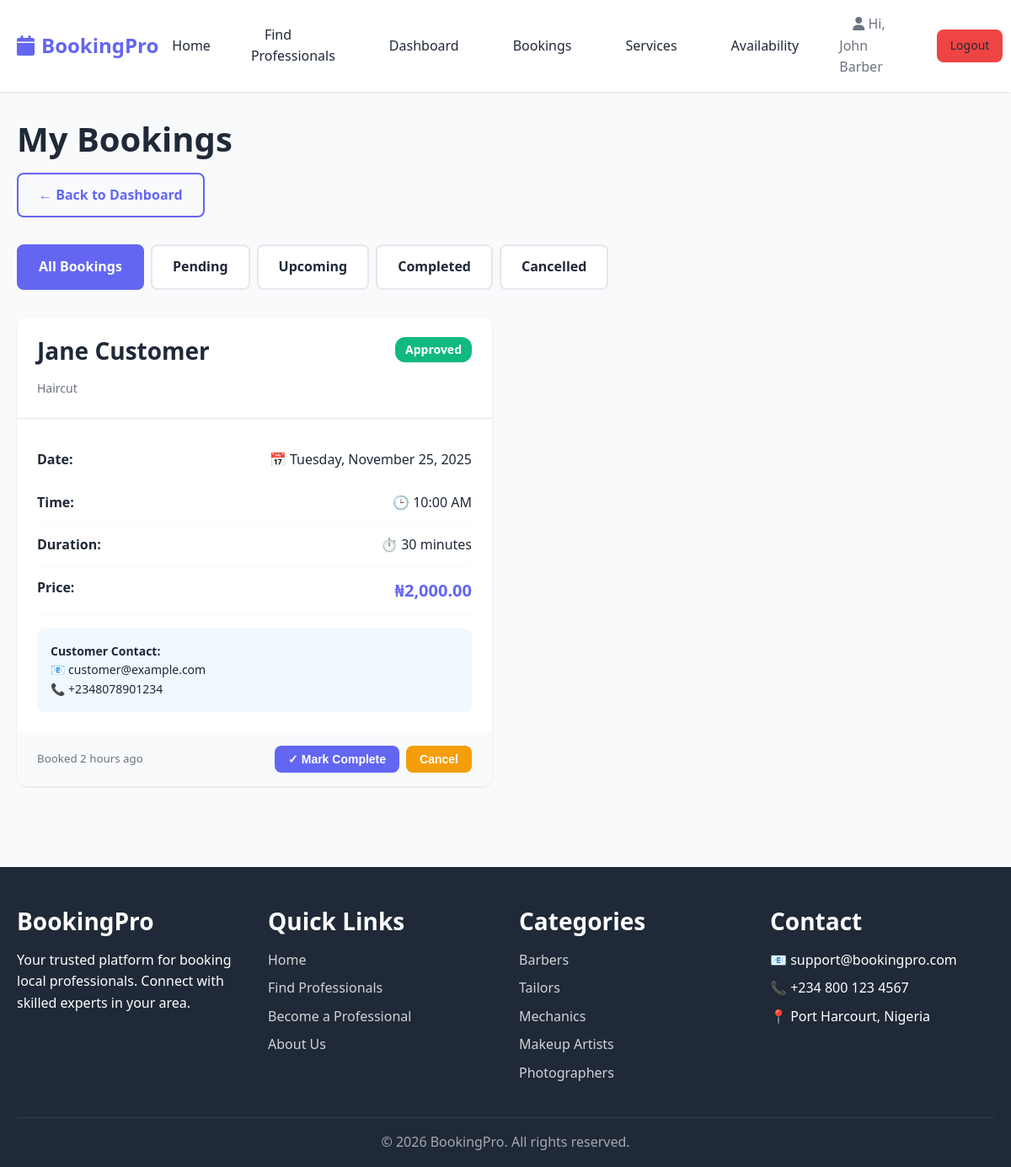
Screenshot of /professional/bookings.php (signed in) with the database file from the repository.
### tables this page shows
CREATE TABLE bookings (
    id INT AUTO_INCREMENT PRIMARY KEY,
    customer_id INT NOT NULL,
    professional_id INT NOT NULL,
    service_id INT NOT NULL,
    booking_date DATE NOT NULL,
    booking_time TIME NOT NULL,
    status ENUM('pending', 'approved', 'cancelled', 'completed') DEFAULT 'pending',
    notes TEXT,
    created_at TIMESTAMP DEFAULT CURRENT_TIMESTAMP,
    updated_at TIMESTAMP DEFAULT CURRENT_TIMESTAMP ON UPDATE CURRENT_TIMESTAMP,
    FOREIGN KEY (customer_id) REFERENCES users(id) ON DELETE CASCADE,
    FOREIGN KEY (professional_id) REFERENCES professionals(id) ON DELETE CASCADE,
    FOREIGN KEY (service_id) REFERENCES services(id) ON DELETE CASCADE
);

CREATE TABLE users (
    id INT AUTO_INCREMENT PRIMARY KEY,
    name VARCHAR(100) NOT NULL,
    email VARCHAR(100) UNIQUE NOT NULL,
    password VARCHAR(255) NOT NULL,
    role ENUM('customer', 'professional', 'admin') NOT NULL,
    phone VARCHAR(20),
    status ENUM('active', 'suspended', 'pending') DEFAULT 'active',
    created_at TIMESTAMP DEFAULT CURRENT_TIMESTAMP
);

CREATE TABLE services (
    id INT AUTO_INCREMENT PRIMARY KEY,
    professional_id INT NOT NULL,
    name VARCHAR(100) NOT NULL,
    price DECIMAL(10,2) NOT NULL,
    duration INT NOT NULL COMMENT 'Duration in minutes',
    description TEXT,
    active BOOLEAN DEFAULT TRUE,
    created_at TIMESTAMP DEFAULT CURRENT_TIMESTAMP,
    FOREIGN KEY (professional_id) REFERENCES professionals(id) ON DELETE CASCADE
);

### includes/functions.php (called while the page is built, shortened)
<?php
function formatCurrency($amount) {
    return '₦' . number_format($amount, 2);
}
function timeAgo($timestamp) {
    $time = strtotime($timestamp);
    $diff = time() - $time;
    if ($diff < 86400) return floor($diff / 3600) . ' hours ago';
    return date('M j, Y', $time);
}
?>

### professional/bookings.php (the view, shortened to what this page needs)
<?php
require_once '../includes/functions.php';
$professionalId = $_SESSION['professional_id'];
$statusFilter = $_GET['status'] ?? 'all';
$query = "SELECT b.*,
          u.name as customer_name,
          u.email as customer_email,
          u.phone as customer_phone,
          s.name as service_name,
          s.price,
          s.duration
          FROM bookings b
          JOIN users u ON b.customer_id = u.id
          JOIN services s ON b.service_id = s.id
          WHERE b.professional_id = ?";
$params = [$professionalId];
$query .= " ORDER BY b.booking_date DESC, b.booking_time DESC";
$stmt = $conn->prepare($query);
$stmt->execute($params);
$bookings = $stmt->fetchAll();
include '../includes/header.php';
include '../includes/navbar.php';
?>
<div class="dashboard">
    <div class="container">
        <div class="dashboard-header">
            <h1>My Bookings</h1>
            <a href="dashboard.php" class="btn btn-outline">← Back to Dashboard</a>
        </div>
        <div class="filter-tabs">
            <a href="?status=all" class="filter-tab <?php echo $statusFilter === 'all' ? 'active' : ''; ?>">
                All Bookings
            </a>
            <a href="?status=pending" class="filter-tab <?php echo $statusFilter === 'pending' ? 'active' : ''; ?>">
                Pending
            </a>
            <a href="?status=approved" class="filter-tab <?php echo $statusFilter === 'approved' ? 'active' : ''; ?>">
                Upcoming
            </a>
            <a href="?status=completed" class="filter-tab <?php echo $statusFilter === 'completed' ? 'active' : ''; ?>">
                Completed
            </a>
            <a href="?status=cancelled" class="filter-tab <?php echo $statusFilter === 'cancelled' ? 'active' : ''; ?>">
                Cancelled
            </a>
        </div>
        <?php if (count($bookings) > 0): ?>
            <div class="bookings-grid">
                <?php foreach ($bookings as $booking): ?>
                    <div class="booking-card">
                        <div class="booking-header">
                            <div>
                                <h3><?php echo htmlspecialchars($booking['customer_name']); ?></h3>
                                <p style="color: var(--gray-color); font-size: 0.875rem; margin-top: 0.25rem;">
                                    <?php echo htmlspecialchars($booking['service_name']); ?>
                                </p>
                            </div>
                            <span class="badge badge-<?php
                                echo match($booking['status']) {
                                    'pending' => 'warning',
                                    'approved' => 'success',
                                    'cancelled' => 'danger',
                                    'completed' => 'secondary',
                                    default => 'secondary'
                                };
                            ?>">
                                <?php echo ucfirst($booking['status']); ?>
                            </span>
                        </div>
                        <div class="booking-body">
                            <div class="booking-detail">
                                <strong>Date:</strong>
                                <span>📅 <?php echo date('l, F j, Y', strtotime($booking['booking_date'])); ?></span>
                            </div>
                            <div class="booking-detail">
                                <strong>Time:</strong>
                                <span>🕒 <?php echo date('h:i A', strtotime($booking['booking_time'])); ?></span>
                            </div>
                            <div class="booking-detail">
                                <strong>Duration:</strong>
                                <span>⏱️ <?php echo $booking['duration']; ?> minutes</span>
                            </div>
                            <div class="booking-detail">
                                <strong>Price:</strong>
                                <span class="booking-price"><?php echo formatCurrency($booking['price']); ?></span>
                            </div>
                            <div class="booking-contact">
                                <strong>Customer Contact:</strong><br>
                                📧 <?php echo htmlspecialchars($booking['customer_email']); ?><br>
                                📞 <?php echo htmlspecialchars($booking['customer_phone']); ?>
                            </div>
                        </div>
                        <div class="booking-footer">
                            <small style="color: var(--gray-color);">
                                Booked <?php echo timeAgo($booking['created_at']); ?>
                            </small>
                            <div style="display: flex; gap: 0.5rem; flex-wrap: wrap;">
                                <?php if ($booking['status'] === 'approved'): ?>
                                    <form method="POST" style="display: inline;">
                                        <button type="submit" class="btn btn-primary btn-sm">
                                            ✓ Mark Complete
                                        </button>
                                    </form>
                                    <form method="POST" style="display: inline;"
                                          onsubmit="return confirm('Cancel this booking?');">
                                        <button type="submit" class="btn btn-warning btn-sm">
                                            Cancel
                                        </button>
                                    </form>
                                <?php endif; ?>
                            </div>
                        </div>
                    </div>
                <?php endforeach; ?>
            </div>
        <?php endif; ?>
    </div>
</div>
<?php include '../includes/footer.php'; ?>

### assets/css/style.css (style rules this page uses)
:root { --primary-color: #6366f1; --secondary-color: #8b5cf6; --success-color: #10b981; --danger-color: #ef4444; --warning-color: #f59e0b; --dark-color: #1f2937; --light-color: #f9fafb; --gray-color: #6b7280; --border-color: #e5e7eb; --shadow: 0 1px 3px 0 rgba(0, 0, 0, 0.1); --shadow-lg: 0 10px 15px -3px rgba(0, 0, 0, 0.1); --transition: all 0.3s ease; }
* { margin: 0; padding: 0; box-sizing: border-box; }
body { font-family: 'Segoe UI', Tahoma, Geneva, Verdana, sans-serif; line-height: 1.6; color: var(--dark-color); background-color: var(--light-color); }
h1, h2, h3, h4, h5, h6 { font-weight: 700; line-height: 1.2; margin-bottom: 1rem; color: var(--dark-color); }
h1 { font-size: 2.5rem; }
h3 { font-size: 1.75rem; }
a { text-decoration: none; color: var(--primary-color); transition: var(--transition); }
.container { max-width: 1200px; margin: 0 auto; padding: 0 20px; }
.btn { display: inline-block; padding: 0.75rem 1.5rem; font-size: 1rem; font-weight: 600; text-align: center; border: none; border-radius: 8px; cursor: pointer; transition: var(--transition); text-decoration: none; }
.btn-primary { background-color: var(--primary-color); color: white; }
.btn-warning { background-color: var(--warning-color); color: white; }
.btn-outline { background-color: transparent; border: 2px solid var(--primary-color); color: var(--primary-color); }
.btn-sm { padding: 0.5rem 1rem; font-size: 0.875rem; }
.badge { display: inline-block; padding: 0.25rem 0.75rem; font-size: 0.875rem; font-weight: 600; border-radius: 12px; text-transform: capitalize; }
.badge-success { background-color: var(--success-color); color: white; }
.dashboard { padding: 2rem 0; min-height: calc(100vh - 200px); }
.dashboard-header { margin-bottom: 2rem; }

### professional/bookings.php (style rules this page uses)
.filter-tabs { display: flex; gap: 0.5rem; margin: 2rem 0; flex-wrap: wrap; }
.filter-tab { padding: 0.75rem 1.5rem; border-radius: 8px; border: 2px solid var(--border-color); background: white; color: var(--dark-color); font-weight: 600; transition: var(--transition); }
.filter-tab.active { background: var(--primary-color); color: white; border-color: var(--primary-color); }
.bookings-grid { display: grid; grid-template-columns: repeat(auto-fill, minmax(400px, 1fr)); gap: 2rem; }
.booking-card { background: white; border-radius: 12px; box-shadow: var(--shadow); overflow: hidden; transition: var(--transition); }
.booking-header { padding: 1.5rem; border-bottom: 1px solid var(--border-color); display: flex; justify-content: space-between; align-items: start; }
.booking-body { padding: 1.5rem; }
.booking-detail { display: flex; justify-content: space-between; padding: 0.75rem 0; border-bottom: 1px solid var(--light-color); }
.booking-price { color: var(--primary-color); font-size: 1.25rem; font-weight: bold; }
.booking-contact { margin-top: 1rem; padding: 1rem; background: #f0f9ff; border-radius: 8px; font-size: 0.875rem; }
.booking-footer { padding: 1rem 1.5rem; background: var(--light-color); display: flex; justify-content: space-between; align-items: center; flex-wrap: wrap; gap: 0.5rem; }

### rows the page displays
bookings: customer.name "Jane Customer", service.name "Haircut", status "Approved", booking_date "Tuesday, November 25, 2025", booking_time "10:00 AM", service.duration "30", service.price "₦2,000.00", customer.email "customer@example.com", customer.phone "+2348078901234", created_at "2 hours ago"

### other values shown
$_SESSION['user_name'] "John Barber"
